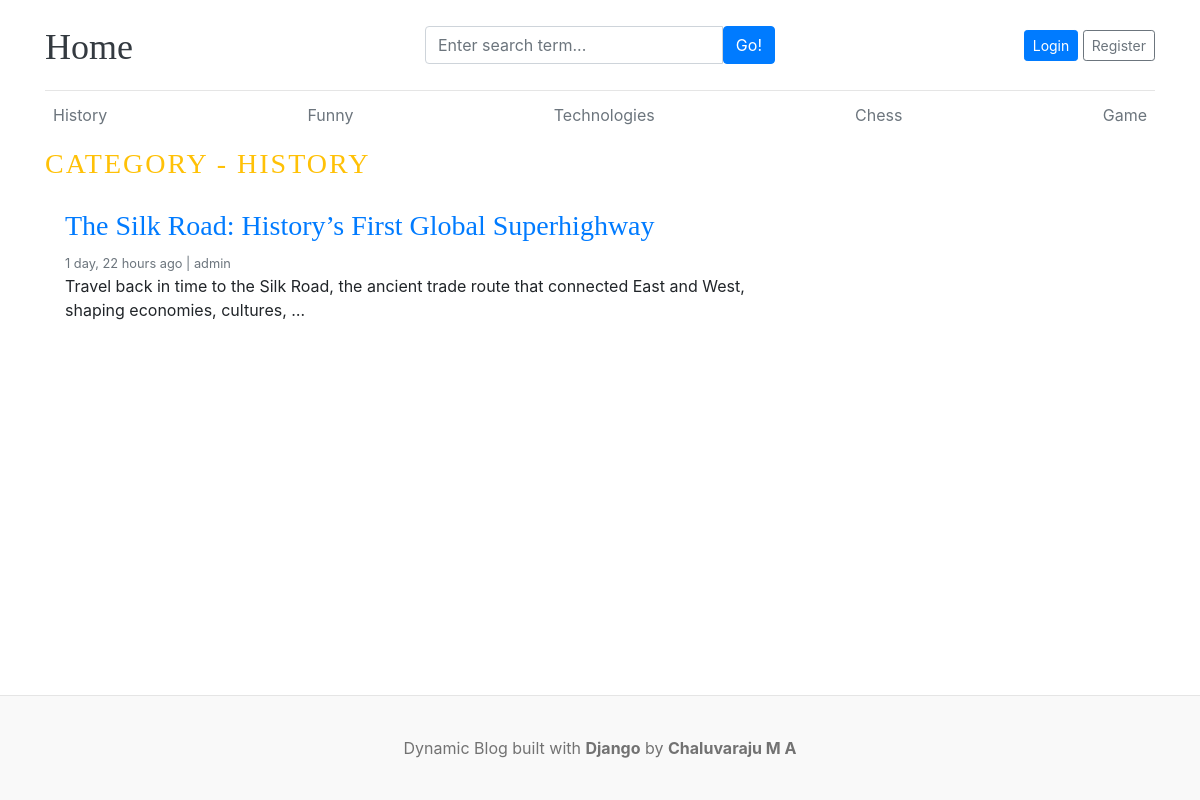
Page /category/1/ on the committed database.
### blogs/models.py (models this page shows, shortened)
class Category(models.Model):
    category_name = models.CharField(max_length=50, unique=True)
    created_at = models.DateTimeField(auto_now_add=True)
    updated_at = models.DateTimeField(auto_now=True)
    class Meta:
        verbose_name_plural = 'Categories'
    def __str__(self):
      return self.category_name

class Blogs(models.Model):
    title = models.CharField(max_length=100, unique=True)
    slug = models.SlugField(unique=True, blank=True)
    category = models.ForeignKey(Category, on_delete=models.CASCADE)
    author = models.ForeignKey(User, on_delete=models.CASCADE)
    blog_image = models.ImageField(upload_to='uploads/%y/%m/%d')
    short_description = models.TextField(max_length=1000)
    blog_body = models.TextField(max_length=3000)
    status = models.CharField(max_length=100,choices = STATUS_CHOICE, default='draft')
    is_feacherd = models.BooleanField(default=False)
    created_at = models.DateTimeField(auto_now_add=True)
    updated_at = models.DateTimeField(auto_now=True)
    class Meta:
        verbose_name_plural = 'Blogs'

### blogs/views.py (the view)
# urls.py: path('<int:category_id>/', views.posts_by_category, name='posts_by_category')
def posts_by_category(request,category_id):
    posts = Blogs.objects.filter(status='published', category=category_id)
    try:
     category = Category.objects.get(pk=category_id)
    except:
       return redirect('home')
    context = {
        'posts': posts,
        'category': category
    }
    return render(request, 'posts_by_category.html',context)

### blogs/context_processors.py (called while the page is built)
def get_categories(request):
    categories = Category.objects.all()
    return dict(categories=categories)

### templates/posts_by_category.html
{% extends 'base/base.html' %}
{% block content %}
  <h3 class="text-uppercase text-warning" style="letter-spacing: 2px;">Category - {{category}}</h3>
  <main role="main" class="container p-0">
    <div class="row">
      <div class="col-md-8 blog-main">
        {% for post in posts %}
        <div class="card border-0" >
          <div class="card-body">
            <h3><a href="{% url 'blogs' post.slug %}">{{ post.title }}</a></h3>
            <small class="mb-1 text-muted">{{ post.created_at | timesince }} ago | {{ post.author }}</small>
            <p class="card-text">{{ post.short_description | truncatewords:20 }}</p>
          </div>
        </div>
        {% endfor %}
      </div>
    </div>
  </main>
</div>
{% endblock %}

### templates/base/header.html (shortened to what this page needs)
{% load static %}
<!DOCTYPE html>
<html lang="en">
<head>
    <link href="https://getbootstrap.com/docs/4.0/dist/css/bootstrap.min.css" rel="stylesheet">
    <link href="{% static 'css/style.css' %}" rel="stylesheet">
    <link rel="stylesheet" href="https://cdnjs.cloudflare.com/ajax/libs/font-awesome/4.7.0/css/font-awesome.min.css">
  </head>
<body>
    <div class="container">
      <header class="blog-header py-3">
        <div class="row flex-nowrap justify-content-between align-items-center">
          <div class="col-4 pt-1">
            <a class="blog-header-logo text-dark" href="/">Home</a>
          </div>
          <div class="col-4">
            <form action="{% url 'search' %}" method="GET">
              <div class="input-group">
                <input class="form-control" name="keyword" type="text" placeholder="Enter search term..." aria-label="Enter search term..." aria-describedby="button-search" />
                <button type="submit" class="btn btn-primary" id="button-search" type="button">Go!</button>
            </div>
            </form>
          </div>
          <div class="col-4 d-flex justify-content-end align-items-center">
            {% if not user.is_authenticated %}
            <a class="btn btn-sm btn-primary" href="{% url 'login' %}">Login</a> &nbsp;
            <a class="btn btn-sm btn-outline-secondary" href="{% url 'register' %}">Register</a>
            {% else %}
            <span><a href="{% url 'dashboard' %}" class="btn btn-sm btn-primary">Dashboard</a></span> &nbsp;
            <span><a class="btn btn-sm btn-outline-secondary" href="{% url 'logout' %}">Logout</a></span>
            {% endif %}
          </div>
    </div>
      </header>
      <div class="nav-scroller py-1 mb-2">
        <nav class="nav d-flex justify-content-between">
          {% for cat in categories %}
          <a class="p-2 text-muted" href="{% url 'posts_by_category' cat.id %}">{{ cat.category_name}}</a>
          {%endfor%}
        </nav>
      </div>

### static/css/style.css (style rules this page uses)
html, body { height: 100%; margin: 0; }
body { display: flex; flex-direction: column; }
.blog-header { border-bottom: 1px solid #e5e5e5; }
.blog-header-logo { font-family: "Playfair Display", Georgia, "Times New Roman", serif; font-size: 2.25rem; }
h1, h2, h3, h4, h5, h6 { font-family: "Playfair Display", Georgia, "Times New Roman", serif; }

### rows in the picture
Category: category_name "History", category_name "HISTORY"
Category: category_name "Funny"
Category: category_name "Technologies"
Category: category_name "Chess"
Category: category_name "Game"
Blogs: title "The Silk Road: History’s First Global Superhighway", created_at "1 day, 22 hours", author "admin", short_description "Travel back in time to the Silk Road, the ancient trade route that connected East and West, shaping economies, cultures, …"
